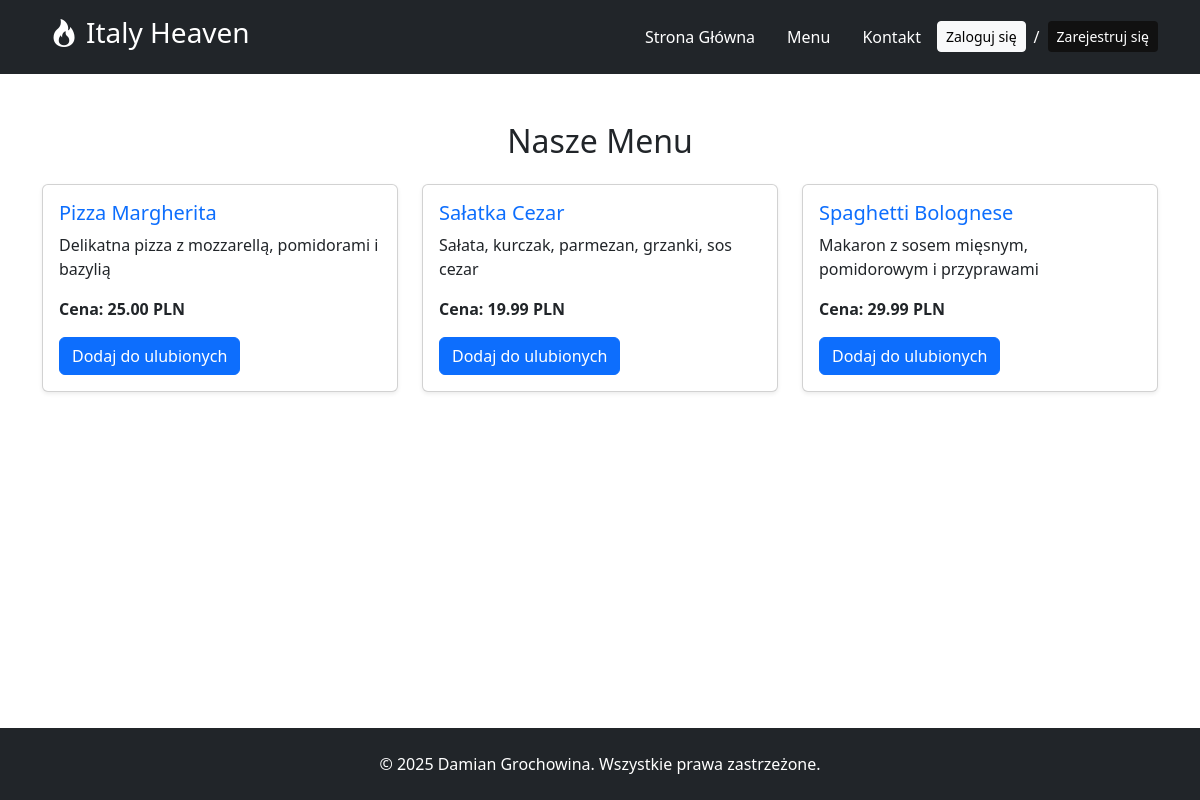
Before: /menu with the older database file.
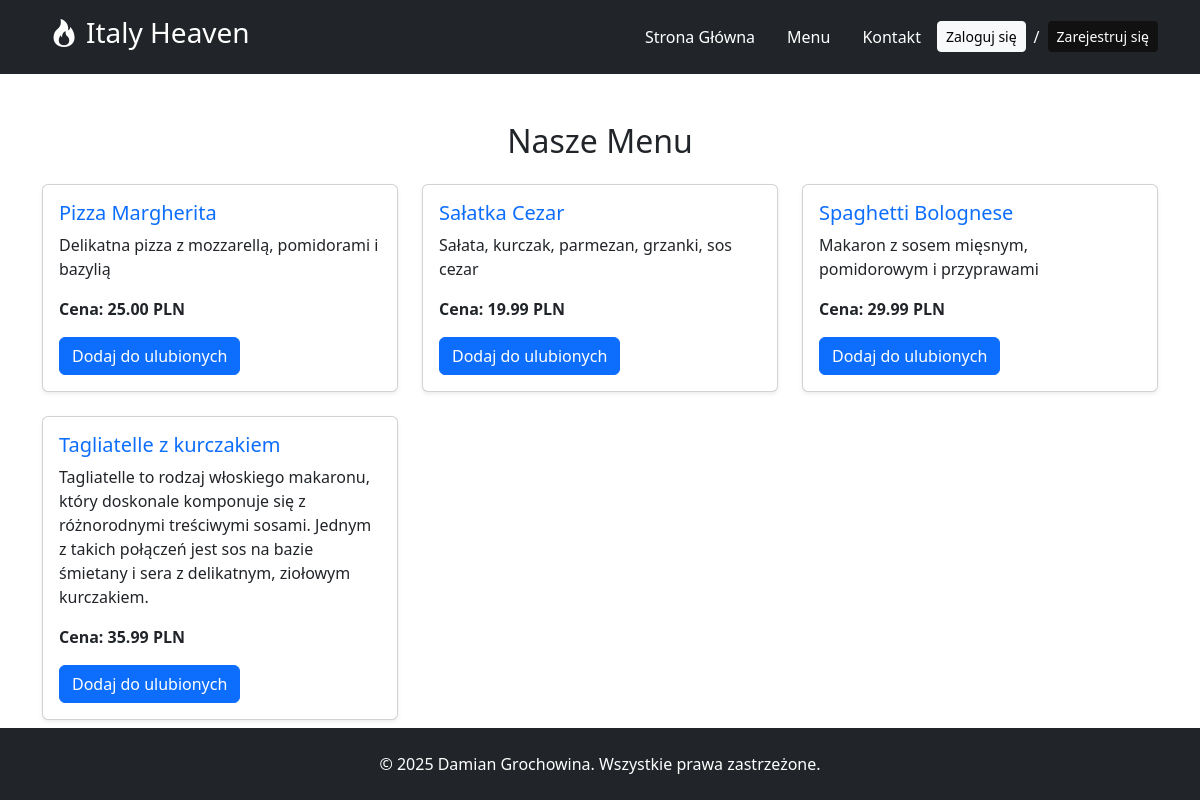
After: the same page with the newer database file.
### tables this page shows
CREATE TABLE `menu` (
  `id` int(11) NOT NULL,
  `name` varchar(255) DEFAULT NULL,
  `description` text DEFAULT NULL,
  `price` decimal(10,2) DEFAULT NULL
);

### Controllers/MenuController.php (called while the page is built, shortened)
<?php
require_once '../models/Menu.php';
require_once '../config/db.php';
class MenuController
{
    public function showMenu()
    {
        global $pdo;
        $menuItems = Menu::getAllMenuItems($pdo);
        include './layout/header.php';
        include '../views/menu.php';
        include './layout/footer.php';
    }
}

### Models/Menu.php (called while the page is built, shortened)
<?php
class Menu
{
    public static function getAllMenuItems($pdo)
    {
        $query = "SELECT id, name, description, price FROM menu";
        $stmt = $pdo->prepare($query);
        $stmt->execute();
        return $stmt->fetchAll(PDO::FETCH_ASSOC);
    }
}

### Views/menu.php (the view, shortened to what this page needs)
<div class="container py-5">
    <h2 class="text-center mb-4">Nasze Menu</h2>
    <div class="row g-4">
        <?php
        if (!empty($menuItems)) {
            foreach ($menuItems as $item) {
                $isFavorite = !empty($item['is_favorite']) && $item['is_favorite'];
                echo '<div class="col-lg-4 col-md-6">
                        <div class="card h-100 shadow-sm ' . ($isFavorite ? 'favorite' : '') . '">
                            <div class="card-body">
                                <h5 class="card-title text-primary">';
                echo htmlspecialchars($item["name"]) . '</h5>
                                <p class="card-text">' . htmlspecialchars($item["description"]) . '</p>
                                <p class="card-text fw-bold">Cena: ' . number_format($item["price"], 2) . ' PLN</p>';
                if (!$isFavorite) {
                    echo '<form method="POST" action="">
                            <input type="hidden" name="action" value="add">
                            <input type="hidden" name="menu_id" value="' . htmlspecialchars($item['id']) . '">
                            <button type="submit" class="btn btn-primary">Dodaj do ulubionych</button>
                          </form>';
                } else {
                    echo '<form method="POST" action="">
                            <input type="hidden" name="action" value="remove">
                            <input type="hidden" name="menu_id" value="' . htmlspecialchars($item['id']) . '">
                            <button type="submit" class="btn btn-danger">Usuń z ulubionych</button>
                          </form>';
                }
                echo '</div>
                    </div>
                </div>';
            }
        } else {
            echo '<p class="text-center">Brak pozycji w menu.</p>';
        }
        ?>
    </div>
</div>

Changed rows visible on the page:
added menu: name "Tagliatelle z kurczakiem", description "Tagliatelle to rodzaj włoskiego makaronu, który doskonale komponuje się z różnorodnymi treściwymi sosami. Jednym z takich połączeń jest sos na bazie śmietany i sera z delikatnym, ziołowym kurczakiem.", price "35.99"
